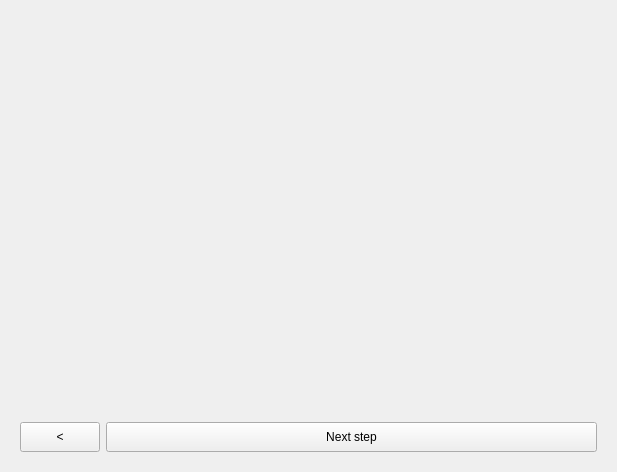
<?xml version="1.0" encoding="UTF-8"?>
<ui version="4.0">
 <class>Form</class>
 <widget class="QWidget" name="Form">
  <property name="geometry">
   <rect>
    <x>0</x>
    <y>0</y>
    <width>617</width>
    <height>472</height>
   </rect>
  </property>
  <property name="windowTitle">
   <string>Form</string>
  </property>
  <layout class="QVBoxLayout" name="verticalLayout">
   <item>
    <widget class="QFrame" name="titleWidget">
     <property name="frameShape">
      <enum>QFrame::StyledPanel</enum>
     </property>
     <property name="frameShadow">
      <enum>QFrame::Raised</enum>
     </property>
    </widget>
   </item>
   <item>
    <widget class="QStackedWidget" name="stackedWidget">
     <property name="currentIndex">
      <number>-1</number>
     </property>
    </widget>
   </item>
   <item>
    <widget class="QWidget" name="widget" native="true">
     <layout class="QHBoxLayout" name="horizontalLayout_2" stretch="1,8">
      <item>
       <widget class="QPushButton" name="backButton">
        <property name="minimumSize">
         <size>
          <width>0</width>
          <height>30</height>
         </size>
        </property>
        <property name="text">
         <string>&lt;</string>
        </property>
       </widget>
      </item>
      <item>
       <widget class="QPushButton" name="nextButton">
        <property name="minimumSize">
         <size>
          <width>0</width>
          <height>30</height>
         </size>
        </property>
        <property name="text">
         <string>Next step</string>
        </property>
        <property name="iconSize">
         <size>
          <width>16</width>
          <height>16</height>
         </size>
        </property>
       </widget>
      </item>
     </layout>
    </widget>
   </item>
  </layout>
 </widget>
 <resources/>
 <connections/>
</ui>
